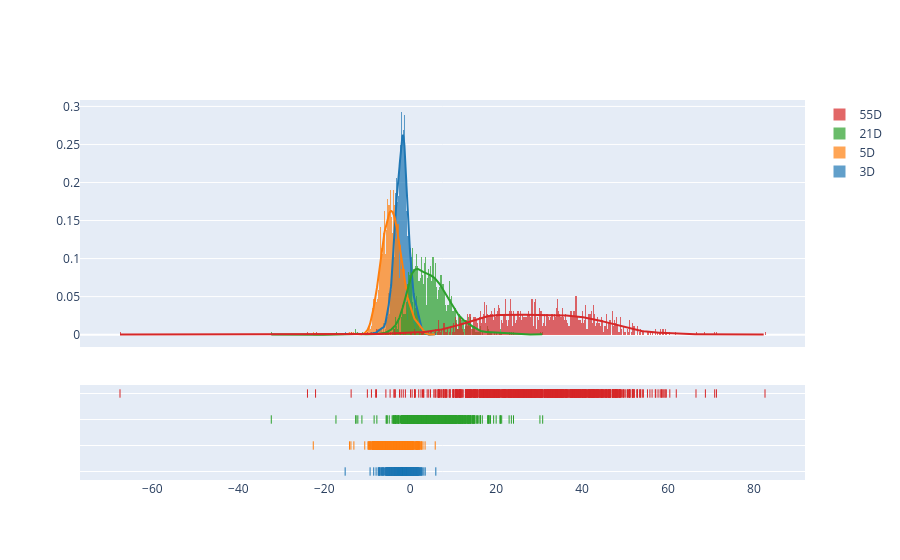

Here is the notebook cell this chart was saved with:
### Code cell
fig = ff.create_distplot([df[c] for c in df.columns], df.columns, bin_size=.25)
fig.show()

### Figure 1 — Plotly figure (JSON) as saved in the notebook; plotly's stock layout.template omitted (floating-point values rounded to 4 significant figures; data arrays with more than 128 entries replaced by an {"elided": "..."} marker saying what was removed)
{"data": [{"autobinx": false, "histnorm": "probability density", "legendgroup": "3D", "marker": {"color": "rgb(31, 119, 180)"}, "name": "3D", "opacity": 0.7, "type": "histogram", "x": {"elided": "1013 float values"}, "xaxis": "x", "xbins": {"end": 5.96, "size": 0.25, "start": -15.14}, "yaxis": "y"}, {"autobinx": false, "histnorm": "probability density", "legendgroup": "5D", "marker": {"color": "rgb(255, 127, 14)"}, "name": "5D", "opacity": 0.7, "type": "histogram", "x": {"elided": "1013 float values"}, "xaxis": "x", "xbins": {"end": 5.82, "size": 0.25, "start": -22.56}, "yaxis": "y"}, {"autobinx": false, "histnorm": "probability density", "legendgroup": "21D", "marker": {"color": "rgb(44, 160, 44)"}, "name": "21D", "opacity": 0.7, "type": "histogram", "x": {"elided": "1013 float values"}, "xaxis": "x", "xbins": {"end": 30.83, "size": 0.25, "start": -32.33}, "yaxis": "y"}, {"autobinx": false, "histnorm": "probability density", "legendgroup": "55D", "marker": {"color": "rgb(214, 39, 40)"}, "name": "55D", "opacity": 0.7, "type": "histogram", "x": {"elided": "1013 float values"}, "xaxis": "x", "xbins": {"end": 82.57, "size": 0.25, "start": -67.54}, "yaxis": "y"}, {"legendgroup": "3D", "marker": {"color": "rgb(31, 119, 180)"}, "mode": "lines", "name": "3D", "showlegend": false, "type": "scatter", "x": {"elided": "500 float values"}, "xaxis": "x", "y": {"elided": "500 float values"}, "yaxis": "y"}, {"legendgroup": "5D", "marker": {"color": "rgb(255, 127, 14)"}, "mode": "lines", "name": "5D", "showlegend": false, "type": "scatter", "x": {"elided": "500 float values"}, "xaxis": "x", "y": {"elided": "500 float values"}, "yaxis": "y"}, {"legendgroup": "21D", "marker": {"color": "rgb(44, 160, 44)"}, "mode": "lines", "name": "21D", "showlegend": false, "type": "scatter", "x": {"elided": "500 float values"}, "xaxis": "x", "y": {"elided": "500 float values"}, "yaxis": "y"}, {"legendgroup": "55D", "marker": {"color": "rgb(214, 39, 40)"}, "mode": "lines", "name": "55D", "showlegend": false, "type": "scatter", "x": {"elided": "500 float values"}, "xaxis": "x", "y": {"elided": "500 float values"}, "yaxis": "y"}, {"legendgroup": "3D", "marker": {"color": "rgb(31, 119, 180)", "symbol": "line-ns-open"}, "mode": "markers", "name": "3D", "showlegend": false, "type": "scatter", "x": {"elided": "1013 float values"}, "xaxis": "x", "y": {"elided": "1013 str values"}, "yaxis": "y2"}, {"legendgroup": "5D", "marker": {"color": "rgb(255, 127, 14)", "symbol": "line-ns-open"}, "mode": "markers", "name": "5D", "showlegend": false, "type": "scatter", "x": {"elided": "1013 float values"}, "xaxis": "x", "y": {"elided": "1013 str values"}, "yaxis": "y2"}, {"legendgroup": "21D", "marker": {"color": "rgb(44, 160, 44)", "symbol": "line-ns-open"}, "mode": "markers", "name": "21D", "showlegend": false, "type": "scatter", "x": {"elided": "1013 float values"}, "xaxis": "x", "y": {"elided": "1013 str values"}, "yaxis": "y2"}, {"legendgroup": "55D", "marker": {"color": "rgb(214, 39, 40)", "symbol": "line-ns-open"}, "mode": "markers", "name": "55D", "showlegend": false, "type": "scatter", "x": {"elided": "1013 float values"}, "xaxis": "x", "y": {"elided": "1013 str values"}, "yaxis": "y2"}], "layout": {"barmode": "overlay", "hovermode": "closest", "legend": {"traceorder": "reversed"}, "xaxis": {"anchor": "y2", "domain": [0, 1], "zeroline": false}, "yaxis": {"anchor": "free", "domain": [0.35, 1], "position": 0}, "yaxis2": {"anchor": "x", "domain": [0, 0.25], "dtick": 1, "showticklabels": false}}}
